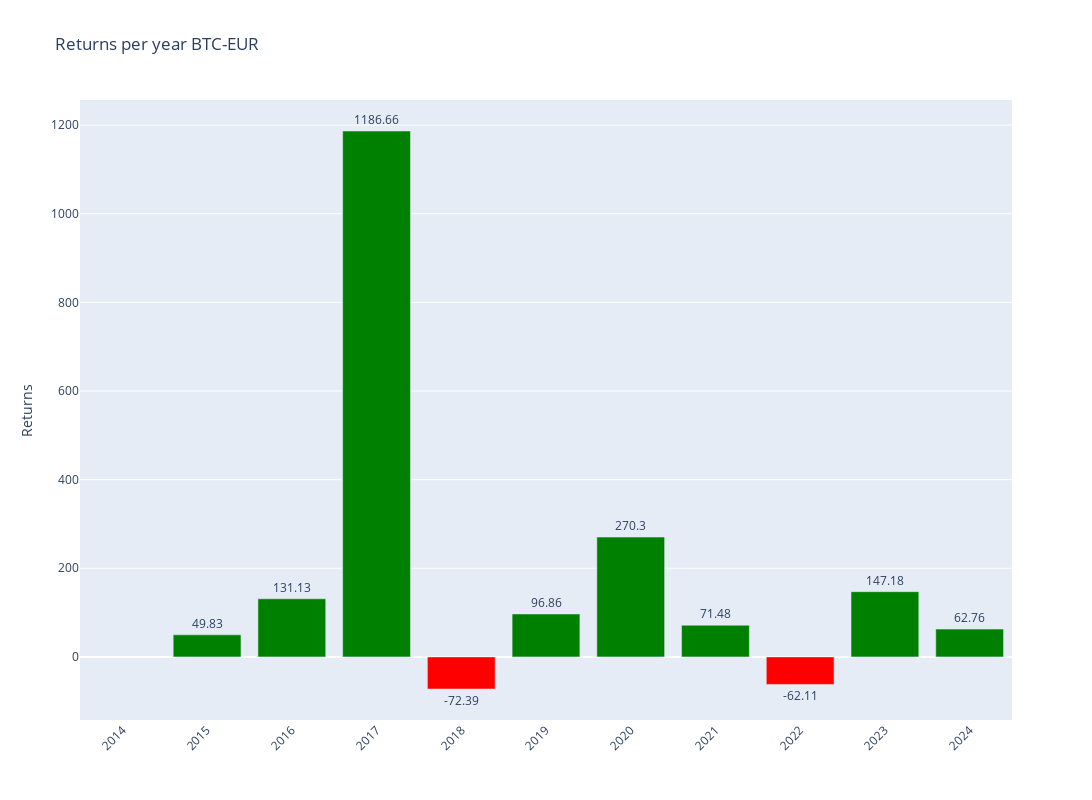

Notebook cell for this chart:
### Code cell
# Plotly
fig = make_subplots()

# Add colors
colors = ['green' if x >= 0 else 'red' for x in annual_data['Return']]

# Graph (1,1)
fig.add_trace(go.Bar(y=annual_data['Return'],x=annual_data['Return'].index,text=round(annual_data['Return'],2),textposition='outside',marker_color=colors,hoverinfo='skip'),row=1,col=1)

# Update xaxis properties
fig.update_yaxes(title_text="Returns", row=1, col=1)

fig.update_layout(xaxis=dict(tickvals=annual_data.index,tickangle=-45),height=800, width=1300,title=f"Returns per year {ticker}")

fig.show()

### Figure 1 — Plotly figure (JSON) as saved in the notebook; plotly's stock layout.template omitted (floating-point values rounded to 4 significant figures)
{"data": [{"hoverinfo": "skip", "marker": {"color": ["red", "green", "green", "green", "red", "green", "green", "green", "red", "green", "green"]}, "text": [null, 49.83, 131.1, 1187.0, -72.39, 96.86, 270.3, 71.48, -62.11, 147.2, 62.76], "textposition": "outside", "type": "bar", "x": [2014, 2015, 2016, 2017, 2018, 2019, 2020, 2021, 2022, 2023, 2024], "xaxis": "x", "y": [null, 49.83, 131.1, 1187.0, -72.39, 96.86, 270.3, 71.48, -62.11, 147.2, 62.76], "yaxis": "y"}], "layout": {"height": 800, "title": {"text": "Returns per year BTC-EUR"}, "width": 1300, "xaxis": {"anchor": "y", "domain": [0, 1], "tickangle": -45, "tickvals": [2014, 2015, 2016, 2017, 2018, 2019, 2020, 2021, 2022, 2023, 2024]}, "yaxis": {"anchor": "x", "domain": [0, 1], "title": {"text": "Returns"}}}}
